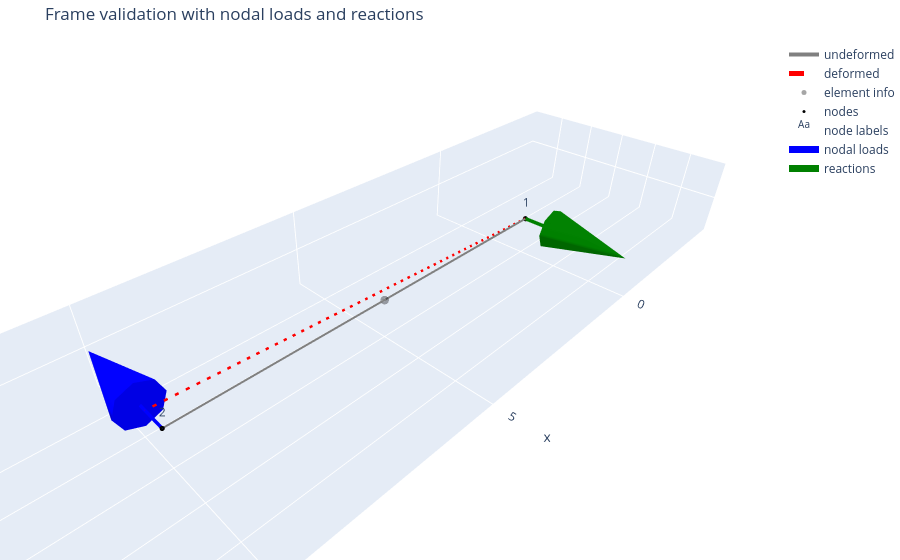

Source (notebook cell):
### Code cell
import importlib

try:
    import helpers.plotting_plotly as pp3d
    importlib.reload(pp3d)

    from helpers.preprocess import preprocess_model
    from helpers.solver import solve_complete_model
    from helpers.plotting_plotly import plot_structure_plotly
except ImportError:
    import plotting_plotly as pp3d
    importlib.reload(pp3d)

    from preprocess import preprocess_model
    from solver import solve_complete_model
    from plotting_plotly import plot_structure_plotly

model_path = "inputs/validation/validation_3d_frame.json"
_, clean_model, data, summary = preprocess_model(model_path)
package = solve_complete_model(clean_model, data)

fig = plot_structure_plotly(
    clean_model,
    data,
    U=package["results"]["U"],
    R=package["results"]["R"],
    scale=100,
    selector="all",
    show_undeformed=True,
    show_deformed=True,
    show_nodes=True,
    show_node_labels=True,
    show_element_hover=True,
    show_nodal_loads=True,
    show_reactions=True,
    load_scale=1.5,
    reaction_scale=1.5,
    title="Frame validation with nodal loads and reactions",
    save_html="outputs/validation/frame_validation_loads_reactions_interactive.html",
    save_png="outputs/validation/frame_validation_loads_reactions_interactive.png",
)
fig.show()

### Figure 1 — Plotly figure (JSON) as saved in the notebook; plotly's stock layout.template omitted (floating-point values rounded to 4 significant figures)
{"data": [{"hoverinfo": "skip", "line": {"color": "gray", "dash": "solid", "width": 4}, "mode": "lines", "name": "undeformed", "type": "scatter3d", "x": [0, 10, null], "y": [0, 0, null], "z": [0, 0, null]}, {"hoverinfo": "skip", "line": {"color": "red", "dash": "dash", "width": 5}, "mode": "lines", "name": "deformed", "type": "scatter3d", "x": [0, 10, null], "y": [0, -1.149, null], "z": [0, 0, null]}, {"hovertemplate": "%{text}<extra></extra>", "marker": {"color": "black", "opacity": 0.35, "size": 5}, "mode": "markers", "name": "element info", "text": ["Element 1<br>type = 3D_frame<br>nodes = 1 to 2<br>section = beam"], "type": "scatter3d", "x": [5], "y": [0], "z": [0]}, {"hovertemplate": "%{text}<extra></extra>", "marker": {"color": "black", "size": 3}, "mode": "markers", "name": "nodes", "text": ["Node 1", "Node 2"], "type": "scatter3d", "x": [0, 10], "y": [0, 0], "z": [0, 0]}, {"hoverinfo": "skip", "mode": "text", "name": "node labels", "text": ["1", "2"], "textposition": "top center", "type": "scatter3d", "x": [0, 10], "y": [0, 0], "z": [0, 0]}, {"hoverinfo": "skip", "line": {"color": "blue", "width": 7}, "mode": "lines", "name": "nodal loads", "type": "scatter3d", "x": [10, 10, null], "y": [0, -1.5, null], "z": [0, 0, null]}, {"anchor": "tail", "colorscale": [[0, "blue"], [1, "blue"]], "hovertemplate": "%{text}<extra></extra>", "name": "nodal loads tips", "showscale": false, "sizemode": "absolute", "sizeref": 4, "text": ["Nodal load at node 2<br>Fx = 0.0<br>Fy = -1.0<br>Fz = 0.0"], "type": "cone", "u": [0], "v": [-1.5], "w": [0], "x": [10], "y": [-1.5], "z": [0]}, {"hoverinfo": "skip", "line": {"color": "green", "width": 7}, "mode": "lines", "name": "reactions", "type": "scatter3d", "x": [0, 0, null], "y": [0, 1.5, null], "z": [0, 0, null]}, {"anchor": "tail", "colorscale": [[0, "green"], [1, "green"]], "hovertemplate": "%{text}<extra></extra>", "name": "reactions tips", "showscale": false, "sizemode": "absolute", "sizeref": 4, "text": ["Reaction at node 1<br>Rx = 0.0<br>Ry = 1.0<br>Rz = 0.0"], "type": "cone", "u": [0], "v": [1.5], "w": [0], "x": [0], "y": [1.5], "z": [0]}], "layout": {"margin": {"b": 0, "l": 0, "r": 0, "t": 40}, "scene": {"aspectmode": "data", "xaxis": {"title": {"text": "x"}}, "yaxis": {"title": {"text": "y"}}, "zaxis": {"title": {"text": "z"}}}, "showlegend": true, "title": {"text": "Frame validation with nodal loads and reactions"}}}
